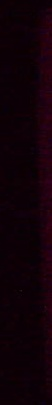
#> input picture Recorte_imagen/imagen0.jpg, 52 x 405 px, found by its file name
$ python umbral.py
#> lines starting #> are read from the running program, lines starting #| are printed output that depends on the picture
#> further down, imgColor is the input picture: shape (405, 52, 3); mean B, G, R 7.9, 0.7, 16.9
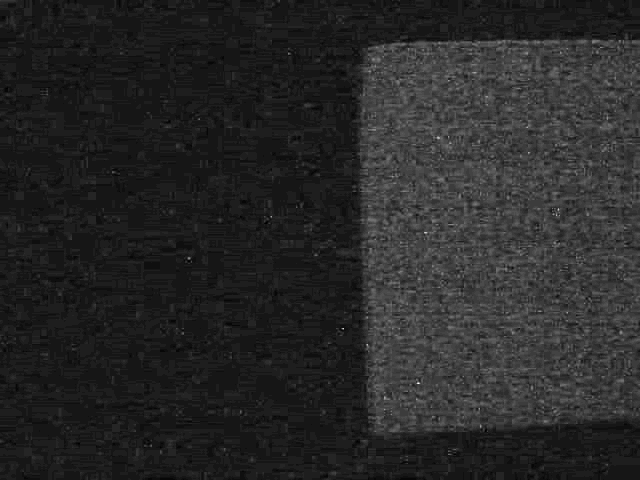
#> input picture imagenes_bi/imagen0.jpg, 640 x 480 px, found by its file name
#> further down, imgGray is the input picture: shape (480, 640, 3); min 0, max 34, mean 5.4
import cv2
import numpy as np
from matplotlib import pyplot as plt


def histogramaRGB(imagen):
    imagen = cv2.cvtColor(imagen,cv2.COLOR_BGR2RGB)
    histR = cv2.calcHist([imagen], [0], None, [255], [0, 255])
#> histR = 255 values, max 4503 at index 12, min 0 at index 0, mean 82.59
    histR = 1*((histR-np.min(histR))/(np.max(histR)-np.min(histR)))
#> histR = 255 values, max 1 at index 12, min 0 at index 0, mean 0.0183

    histG = cv2.calcHist([imagen], [1], None, [255], [0, 255])
#> histG = 255 values, max 12524 at index 0, min 0 at index 11, mean 82.59
    histG = 1*((histG-np.min(histG))/(np.max(histG)-np.min(histG)))
#> histG = 255 values, max 1 at index 0, min 0 at index 11, mean 0.00659

    histB = cv2.calcHist([imagen], [2], None, [255], [0, 255])
#> histB = 255 values, max 5140 at index 6, min 0 at index 31, mean 82.59
    histB = 1*((histB-np.min(histB))/(np.max(histB)-np.min(histB)))
#> histB = 255 values, max 1 at index 6, min 0 at index 31, mean 0.0161

    fig, ax=plt.subplots(2)
    ax[1].plot(histR, color = 'r')
    ax[1].plot(histG, color = 'g')
    ax[1].plot(histB, color = 'b')
    ax[1].set_title("Histograma R-G-B")
    ax[0].imshow(imagen)
    ax[0].set_title("Imagen")
    ax[0].axis("off")
    plt.show()
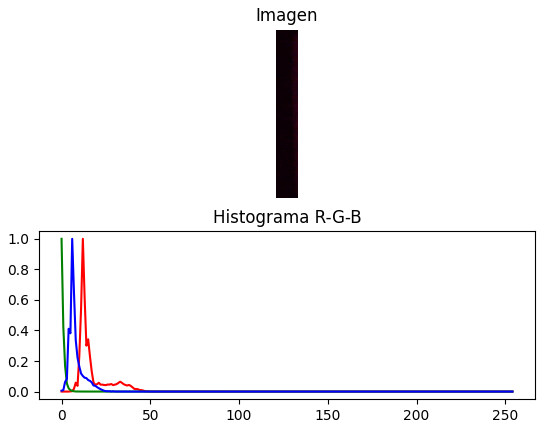
#> figure drawn by matplotlib, 2 panels; panel 2: curve peaks at x = 12, y = 1; panel 2: curve peaks at x = 0, y = 1; panel 2: curve peaks at x = 6, y = 1

def histogramaGray(img):

    height = img.shape[0]
#> height = 480
    width  = img.shape[1]
#> width = 640
    #valores de histograma normalizados
    hist_1 = cv2.calcHist([img], [0], None, [255], [0, 255])
#> hist_1 = 255 values, max 97037 at index 3, min 0 at index 27, mean 1204.7
    hist = 1*((hist_1-np.min(hist_1))/(np.max(hist_1)-np.min(hist_1)))
#> hist = 255 values, max 1 at index 3, min 0 at index 27, mean 0.0124

    #valores de histograma vertical normalizados
    profile_W= np.sum(np.transpose(img), axis=0)
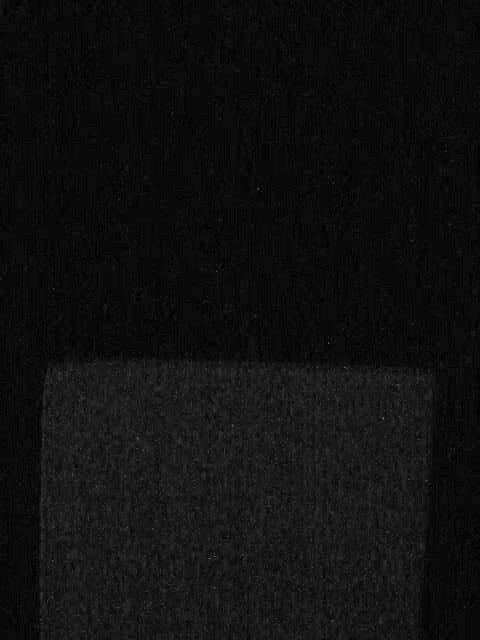
#> profile_W: shape (640, 480) uint64; min 0, max 102, mean 16.1
    Profile_W = 1*((profile_W-np.min(profile_W))/(np.max(profile_W)-np.min(profile_W)))
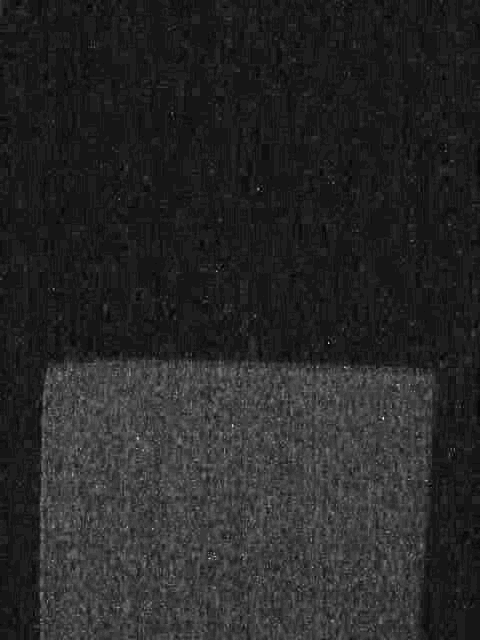
#> Profile_W: shape (640, 480) float64; min 0, max 1, mean 0.158

    #valores de histograma Horizontal normalizados
    profile_H = np.sum(img, axis=0)
#> profile_H = 640 rows, first 8: [1683, 1683, 1683], [1667, 1667, 1667], [1648, 1648, 1648], [1635, 1635, 1635], [1637, 1637, 1637], [1624, 1624, 1624], [1641, 1641, 1641], [1644, 1644, 1644]
    Profile_H = 1*((profile_H-np.min(profile_H))/(np.max(profile_H)-np.min(profile_H)))
#> Profile_H = 640 rows, first 8: [0.0456, 0.0456, 0.0456], [0.0396, 0.0396, 0.0396], [0.0325, 0.0325, 0.0325], [0.0277, 0.0277, 0.0277], [0.0284, 0.0284, 0.0284], [0.0236, 0.0236, 0.0236], [0.0299, 0.0299, 0.0299], [0.031, 0.031, 0.031]

    fig, ax=plt.subplots(2,2)
    ax[0,0].imshow(img,cmap='gray' )
    ax[0,0].set_title('Imagen '+ 'W: '+ str(width) + ' H: ' + str(height) )
    ax[0,0].axis('off')

    ax[0,1].plot(hist, color ='gray' )
    ax[0,1].set_title('Histograma')

    ax[1,0].plot(Profile_H, color = 'gray')
    ax[1,0].set_title('Histograma Horizontal')

    ax[1,1].plot(Profile_W, color = 'gray')
    ax[1,1].set_title('Histograma Vertical')
    plt.show()
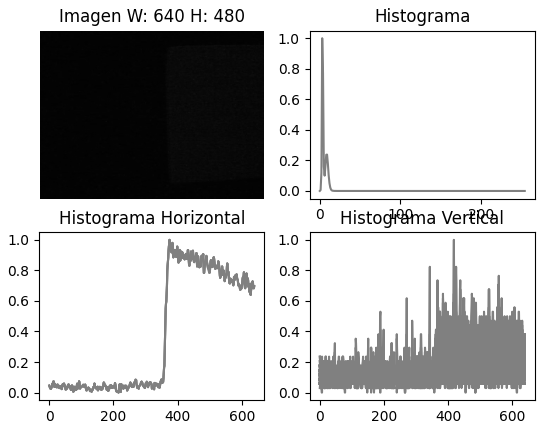
#> figure drawn by matplotlib, 4 panels; panel 2: curve peaks at x = 3, y = 1; panel 3: curve peaks at x = 375, y = 1; panel 3: curve peaks at x = 375, y = 1; panel 3: curve peaks at x = 375, y = 1
imgColor=cv2.imread('D:\\PROGRAMA_TESIS\\Recorte_imagen\\imagen0.jpg',cv2.COLOR_BGR2RGB)
imgGray=cv2.imread('D:\\PROGRAMA_TESIS\\imagenes_bi\\imagen0.jpg')
histogramaRGB(imgColor)
histogramaGray(imgGray)
